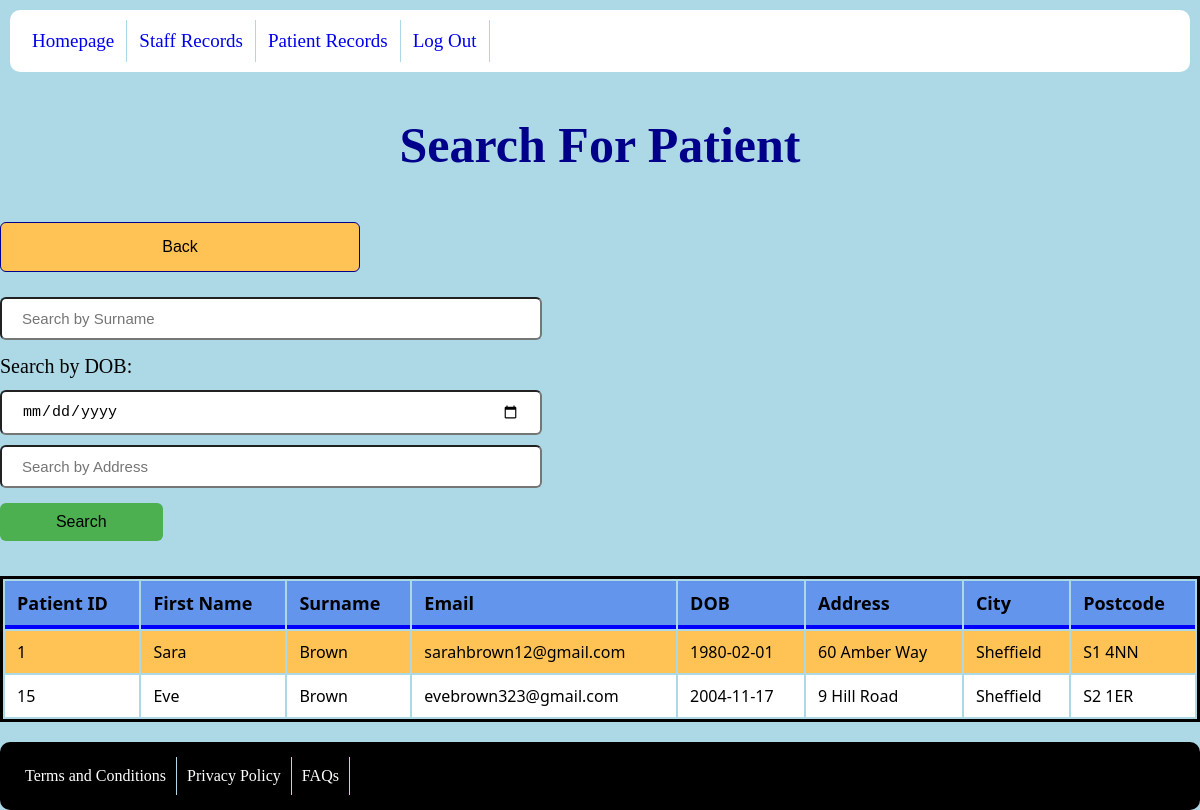
Screenshot of /patient/searchForPatient.php?surname=Brown (signed in) with the database file from the repository.
### tables this page shows
CREATE TABLE `patients` (
  `patient_id` int(11) NOT NULL,
  `first_name` text NOT NULL,
  `surname` text NOT NULL,
  `email` varchar(255) NOT NULL,
  `date_of_birth` date NOT NULL,
  `address` text NOT NULL,
  `city` text NOT NULL,
  `postcode` char(10) NOT NULL
);

### patient/patientSearch.php (called while the page is built, shortened)
<?php
require_once("../includes/patient-config.php");
$searchSurname = $_GET['surname'] ?? '';
$conditions = [];
$parameters = [];
if (!empty($searchSurname)) {
    $conditions[] = "surname = ?";
    $parameters[] = $searchSurname;
}
$sql = "SELECT * FROM patients";
if (!empty($conditions)) {
    $sql .= " WHERE " . implode(" AND ", $conditions);
}
$stmt = $mysqli->prepare($sql);
if ($stmt) {
    if (!empty($parameters)) {
        $types = str_repeat('s', count($parameters));
        $stmt->bind_param($types, ...$parameters);
    }
    $stmt->execute();
    $result = $stmt->get_result();
    if ($result) {
        $searchResults = [];
        while ($row = $result->fetch_assoc()) {
            $searchResults[] = $row;
        }
    } else {
        echo "Error in fetching results: " . $stmt->error;
    }
} else {
    echo "Error in preparing SQL statement: " . $mysqli->error;
}

### patient/searchForPatient.php (the view, shortened to what this page needs)
<!DOCTYPE html>
<html lang="en">
<head>
    <link href="../css/desktop.css" media="only screen and (min-width:720px)" rel="stylesheet" type="text/css">
    <link href="../css/mobile.css" media="only screen and (max-width:720px)" rel="stylesheet" type="text/css">
</head>
<body>
    <div class="container">
        <?php include("../includes/header.php"); ?>
        <main>
            <h1>Search For Patient</h1>
            <form action="../patient/patient-records.php">
                <input type="submit" value="Back" />
            </form>
            <div class="search-container">
                <form action="" method="GET">
                    <input type="text" class="search" name="surname" placeholder="Search by Surname">
                    <label for="date_of_birth">Search by DOB:</label>
                    <input type="date" class="search" name="date_of_birth">
                    <input type="text" class="search" name="address" placeholder="Search by Address">
                    <button id="search-button" type="submit">Search</button>
                </form>
            </div>
            <div class="table-container">
                <?php
                    if(isset($_GET['surname']) || isset($_GET['date_of_birth']) || isset($_GET['address'])) {
                        include("../patient/patientSearch.php");
                    }
                    if (isset($searchResults) && !empty($searchResults)) {
                        echo "<table>";
                        echo "<tr>
                        <th>Patient ID</th>
                        <th>First Name</th>
                        <th>Surname</th>
                        <th>Email</th>
                        <th>DOB</th>
                        <th>Address</th>
                        <th>City</th>
                        <th>Postcode</th>
                        </tr>";
                        foreach ($searchResults as $result) {
                            echo "<tr>";
                            echo "<td>" . $result['patient_id'] . "</td>";
                            echo "<td>" . $result['first_name'] . "</td>";
                            echo "<td>" . $result['surname'] . "</td>";
                            echo "<td>" . $result['email'] . "</td>";
                            echo "<td>" . $result['date_of_birth'] . "</td>";
                            echo "<td>" . $result['address'] . "</td>";
                            echo "<td>" . $result['city'] . "</td>";
                            echo "<td>" . $result['postcode'] . "</td>";
                            echo "</tr>";
                        }
                        echo "</table>";
                    } else {
                        echo "No matching results found.";
                    }
                ?>
            </div>
        </main>
        <?php include("../includes/footer.php"); ?>
    </div>
</body>
</html>

### css/desktop.css (style rules this page uses)
body { background-color: lightblue; margin: 0; display: flex; justify-content: center; align-items: center; }
.container { width:100%; margin: 0 auto; max-width: 1200px; min-width: 600px; display: flex; flex-direction: column; min-height:100vh; min-height:100svh; }
h1 { font-size: 50px; color:darkblue; text-align: center; }
input, select { width: 100%; display:inline-block; padding: 11px 20px; margin-top: 10px; box-sizing: border-box; border-radius: 6px; font-size:15px; }
label { display: block; margin-top: 15px; margin-bottom:2px; font-size:20px; }
button, input[type=submit] { background-color: #FFC355; color: black; border: 1px darkblue solid; border-radius: 6px; padding: 15px 32px; text-align: center; text-decoration: none; display: inline-block; font-size: 16px; cursor: pointer; width:30%; margin-top:15px; margin-bottom:15px; }
form { font-size: 20px; border-radius:20px; }
table { width: 100%; border:3px solid black; margin-top:20px; margin-bottom:20px; }
th, td { padding: 10px 12px; text-align: left; font-family: 'Segoe UI', Tahoma, Geneva, Verdana, sans-serif; }
th { font-size:18px; border-bottom: 4px solid blue; background-color: cornflowerblue; }
tr:nth-child(odd) { background-color: #fff; }
tr:nth-child(even) { background-color: #FFC355; }
.search-container { display: flex; align-items: center; }
.search { flex: 1; margin-right: 10px; }
#search-button { padding: 10px 20px; border: none; background-color: #4CAF50; display: inline-block; }
:root { --delay: 0; --duration: 800ms; --iterations: 1; }

### css/mobile.css (style rules this page uses)
body { background-color: lightblue; margin: 0; display: flex; justify-content: center; align-items: center; }
main { margin:5px; }
h1 { font-size: 40px; color:darkblue; text-align: center; }
.container { width:100%; margin:auto; display: flex; flex-direction: column; min-height:100vh; min-height:100svh; }
input, select { width: 100%; display:inline-block; padding: 11px 20px; margin: 15px 0; box-sizing: border-box; border-radius: 6px; font-size:15px; }
label { display: block; margin-top: 15px; margin-bottom:2px; font-size:20px; }
button, input[type=submit] { background-color: #FFC355; color: black; padding: 14px 20px; border: none; width: 100%; margin-top:15px; margin-bottom:15px; border-radius: 6px; border: 1px darkblue solid; }
input[type=submit] { width: 100%; }
form { font-size: 20px; padding:10px; border-radius:20px; }
.table-container { max-height: 400px; overflow-y: auto; padding-bottom:20px; }
.table-container table { width: 100%; }
.table-container th, .table-container td { padding: 8px; padding: 10px 12px; text-align: left; }
.table-container th { position: sticky; top: 0; border-bottom: 2px solid blue; background-color: cornflowerblue; z-index: 1; }
.table-container tr:nth-child(odd) { background-color: #fff; }
.table-container tr:nth-child(even) { background-color: #FFC355; }
.search-container { display: flex; align-items: center; }
.search { flex: 1; margin-right: 10px; }
#search-button { padding: 10px 20px; border: none; background-color: #4CAF50; display: inline-block; }
:root { --delay: 0; --duration: 800ms; --iterations: 1; }

### rows the page displays
patients: patient_id "1", first_name "Sara", surname "Brown", email "sarahbrown12@gmail.com", date_of_birth "1980-02-01", address "60 Amber Way", city "Sheffield", postcode "S1 4NN"
patients: patient_id "15", first_name "Eve", surname "Brown", email "evebrown323@gmail.com", date_of_birth "2004-11-17", address "9 Hill Road", city "Sheffield", postcode "S2 1ER"

### other values shown
$title "Homepage"
$title "Staff Records"
$title "Patient Records"
$title "Log Out"
